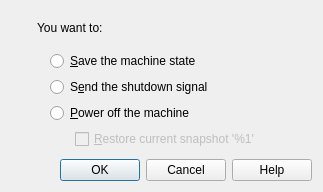
<ui version="4.0" >
 <comment>
 VBox frontends: Qt4 GUI ("VirtualBox"):

 Copyright (C) 2008-2012 Oracle Corporation

 This file is part of VirtualBox Open Source Edition (OSE), as
 available from http://www.virtualbox.org. This file is free software;
 you can redistribute it and/or modify it under the terms of the GNU
 General Public License (GPL) as published by the Free Software
 Foundation, in version 2 as it comes in the "COPYING" file of the
 VirtualBox OSE distribution. VirtualBox OSE is distributed in the
 hope that it will be useful, but WITHOUT ANY WARRANTY of any kind.
 </comment>
 <class>UIVMCloseDialog</class>
 <widget class="QDialog" name="UIVMCloseDialog" >
  <property name="geometry" >
   <rect>
    <x>0</x>
    <y>0</y>
    <width>323</width>
    <height>192</height>
   </rect>
  </property>
  <property name="windowTitle" >
   <string>Close Virtual Machine</string>
  </property>
  <property name="sizeGripEnabled" >
   <bool>false</bool>
  </property>
  <layout class="QVBoxLayout" >
   <property name="spacing" >
    <number>10</number>
   </property>
   <item>
    <layout class="QHBoxLayout" >
     <item>
      <layout class="QVBoxLayout" >
       <item>
        <widget class="QLabel" name="pmIcon" >
         <property name="sizePolicy" >
          <sizepolicy vsizetype="Preferred" hsizetype="Maximum" >
           <horstretch>0</horstretch>
           <verstretch>0</verstretch>
          </sizepolicy>
         </property>
         <property name="pixmap" >
          <pixmap resource="../VirtualBox2.qrc" >:/os_unknown.png</pixmap>
         </property>
        </widget>
       </item>
       <item>
        <spacer>
         <property name="orientation" >
          <enum>Qt::Vertical</enum>
         </property>
         <property name="sizeType" >
          <enum>QSizePolicy::Expanding</enum>
         </property>
         <property name="sizeHint" >
          <size>
           <width>20</width>
           <height>40</height>
          </size>
         </property>
        </spacer>
       </item>
      </layout>
     </item>
     <item>
      <layout class="QVBoxLayout" >
       <item>
        <widget class="QLabel" name="label" >
         <property name="text" >
          <string>You want to:</string>
         </property>
        </widget>
       </item>
       <item>
        <layout class="QGridLayout" >
         <item row="0" column="0" >
          <widget class="QLabel" name="mTxSave" >
           <property name="sizePolicy" >
            <sizepolicy vsizetype="Fixed" hsizetype="Fixed" >
             <horstretch>0</horstretch>
             <verstretch>0</verstretch>
            </sizepolicy>
           </property>
           <property name="text" >
            <string/>
           </property>
           <property name="pixmap" >
            <pixmap resource="../VirtualBox1.qrc" >:/save_state_16px.png</pixmap>
           </property>
          </widget>
         </item>
         <item row="0" column="1" >
          <widget class="QRadioButton" name="mRbSave" >
           <property name="whatsThis" >
            <string>&lt;p>Saves the current execution state of the virtual machine to the physical hard disk of the host PC.&lt;/p>&lt;p>Next time this machine is started, it will be restored from the saved state and continue execution from the same place you saved it at, which will let you continue your work immediately.&lt;/p>&lt;p>Note that saving the machine state may take a long time, depending on the guest operating system type and the amount of memory you assigned to the virtual machine.&lt;/p></string>
           </property>
           <property name="text" >
            <string>&amp;Save the machine state</string>
           </property>
          </widget>
         </item>
         <item row="1" column="0" >
          <widget class="QLabel" name="mTxShutdown" >
           <property name="sizePolicy" >
            <sizepolicy vsizetype="Fixed" hsizetype="Fixed" >
             <horstretch>0</horstretch>
             <verstretch>0</verstretch>
            </sizepolicy>
           </property>
           <property name="text" >
            <string/>
           </property>
           <property name="pixmap" >
            <pixmap resource="../VirtualBox1.qrc" >:/acpi_16px.png</pixmap>
           </property>
          </widget>
         </item>
         <item row="1" column="1" >
          <widget class="QRadioButton" name="mRbShutdown" >
           <property name="whatsThis" >
            <string>&lt;p>Sends the ACPI Power Button press event to the virtual machine.&lt;/p>&lt;p>Normally, the guest operating system running inside the virtual machine will detect this event and perform a clean shutdown procedure. This is a recommended way to turn off the virtual machine because all applications running inside it will get a chance to save their data and state.&lt;/p>&lt;p>If the machine doesn't respond to this action then the guest operating system may be misconfigured or doesn't understand ACPI Power Button events at all. In this case you should select the &lt;b>Power off the machine&lt;/b> action to stop virtual machine execution.&lt;/p></string>
           </property>
           <property name="text" >
            <string>S&amp;end the shutdown signal</string>
           </property>
          </widget>
         </item>
         <item row="2" column="0" >
          <widget class="QLabel" name="mTxPowerOff" >
           <property name="sizePolicy" >
            <sizepolicy vsizetype="Fixed" hsizetype="Fixed" >
             <horstretch>0</horstretch>
             <verstretch>0</verstretch>
            </sizepolicy>
           </property>
           <property name="text" >
            <string/>
           </property>
           <property name="pixmap" >
            <pixmap resource="../VirtualBox1.qrc" >:/poweroff_16px.png</pixmap>
           </property>
          </widget>
         </item>
         <item row="2" column="1" >
          <widget class="QRadioButton" name="mRbPowerOff" >
           <property name="whatsThis" >
            <string>&lt;p>Turns off the virtual machine.&lt;/p>&lt;p>Note that this action will stop machine execution immediately so that the guest operating system running inside it will not be able to perform a clean shutdown procedure which may result in &lt;i>data loss&lt;/i> inside the virtual machine. Selecting this action is recommended only if the virtual machine does not respond to the &lt;b>Send the shutdown signal&lt;/b> action.&lt;/p></string>
           </property>
           <property name="text" >
            <string>&amp;Power off the machine</string>
           </property>
          </widget>
         </item>
        </layout>
       </item>
       <item>
        <layout class="QHBoxLayout" >
         <property name="spacing" >
          <number>0</number>
         </property>
         <property name="leftMargin" >
          <number>0</number>
         </property>
         <property name="topMargin" >
          <number>0</number>
         </property>
         <property name="rightMargin" >
          <number>0</number>
         </property>
         <property name="bottomMargin" >
          <number>0</number>
         </property>
         <item>
          <spacer>
           <property name="orientation" >
            <enum>Qt::Horizontal</enum>
           </property>
           <property name="sizeType" >
            <enum>QSizePolicy::Fixed</enum>
           </property>
           <property name="sizeHint" >
            <size>
             <width>38</width>
             <height>20</height>
            </size>
           </property>
          </spacer>
         </item>
         <item>
          <widget class="QCheckBox" name="mCbDiscardCurState" >
           <property name="enabled" >
            <bool>false</bool>
           </property>
           <property name="toolTip" >
            <string>Restore the machine state stored in the current snapshot</string>
           </property>
           <property name="whatsThis" >
            <string>&lt;p>When checked, the machine will be returned to the state stored in the current snapshot after it is turned off. This is useful if you are sure that you want to discard the results of your last sessions and start again at that snapshot.&lt;/p></string>
           </property>
           <property name="text" >
            <string>&amp;Restore current snapshot '%1'</string>
           </property>
          </widget>
         </item>
        </layout>
       </item>
      </layout>
     </item>
    </layout>
   </item>
   <item>
    <widget class="QIDialogButtonBox" name="mButtonBox" >
     <property name="standardButtons" >
      <set>QDialogButtonBox::Cancel|QDialogButtonBox::Help|QDialogButtonBox::NoButton|QDialogButtonBox::Ok</set>
     </property>
    </widget>
   </item>
  </layout>
 </widget>
 <layoutdefault spacing="6" margin="11" />
 <customwidgets>
  <customwidget>
   <class>QIDialogButtonBox</class>
   <extends>QDialogButtonBox</extends>
   <header>QIDialogButtonBox.h</header>
  </customwidget>
 </customwidgets>
 <resources>
  <include location="../VirtualBox1.qrc" />
  <include location="../VirtualBox2.qrc" />
 </resources>
 <connections>
  <connection>
   <sender>mRbPowerOff</sender>
   <signal>toggled(bool)</signal>
   <receiver>mCbDiscardCurState</receiver>
   <slot>setEnabled(bool)</slot>
   <hints>
    <hint type="sourcelabel" >
     <x>20</x>
     <y>20</y>
    </hint>
    <hint type="destinationlabel" >
     <x>20</x>
     <y>20</y>
    </hint>
   </hints>
  </connection>
  <connection>
   <sender>mButtonBox</sender>
   <signal>accepted()</signal>
   <receiver>UIVMCloseDialog</receiver>
   <slot>accept()</slot>
   <hints>
    <hint type="sourcelabel" >
     <x>161</x>
     <y>171</y>
    </hint>
    <hint type="destinationlabel" >
     <x>161</x>
     <y>95</y>
    </hint>
   </hints>
  </connection>
  <connection>
   <sender>mButtonBox</sender>
   <signal>rejected()</signal>
   <receiver>UIVMCloseDialog</receiver>
   <slot>reject()</slot>
   <hints>
    <hint type="sourcelabel" >
     <x>161</x>
     <y>171</y>
    </hint>
    <hint type="destinationlabel" >
     <x>161</x>
     <y>95</y>
    </hint>
   </hints>
  </connection>
 </connections>
</ui>
